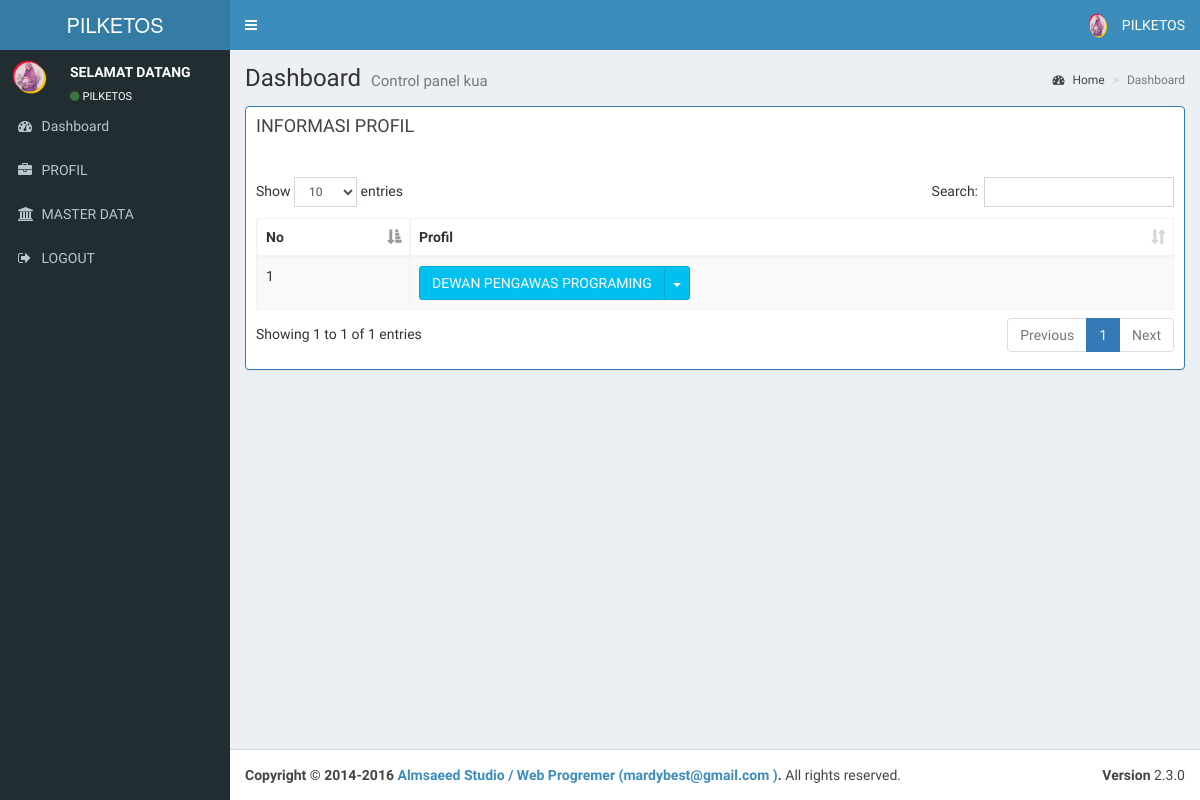
Before: /admin/index.php?aksi=profil (signed in) with the older database file.
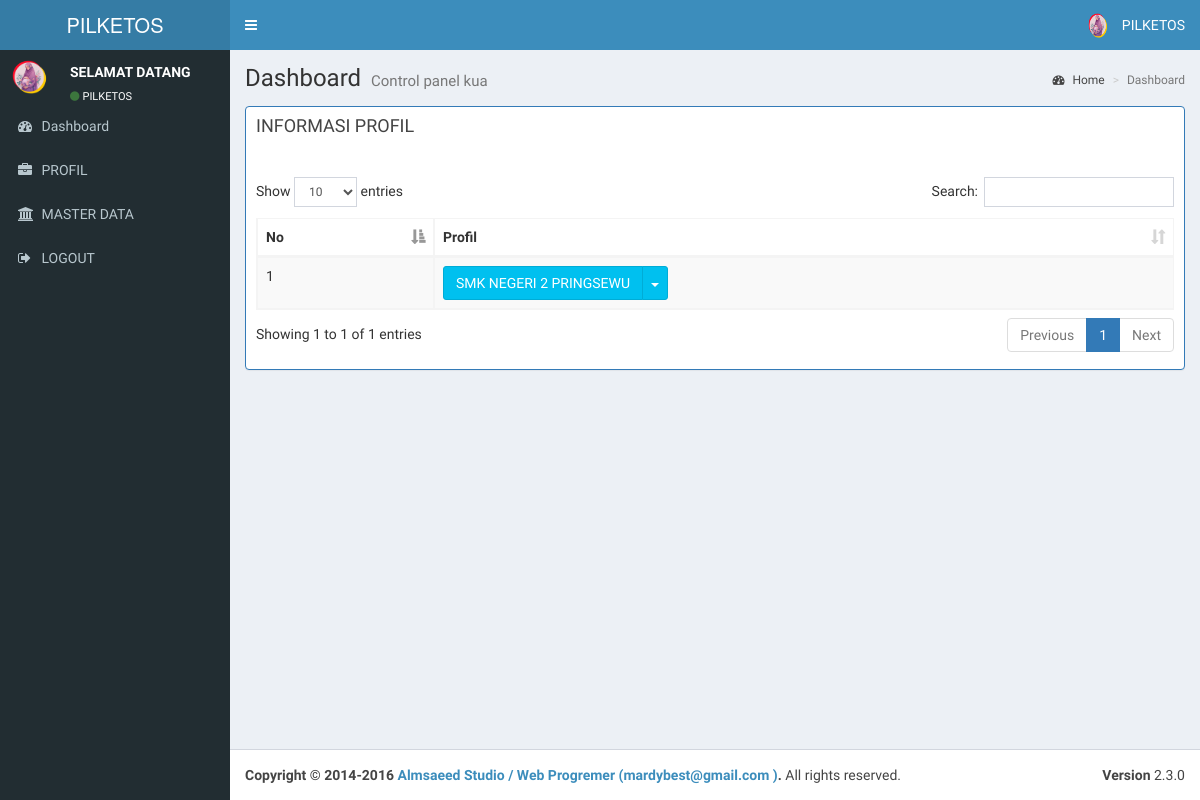
After: the same page with the newer database file.
### tables this page shows
CREATE TABLE `profil` (
  `id_profil` int(20) NOT NULL,
  `nama_app` varchar(100) NOT NULL,
  `tahun` varchar(250) NOT NULL,
  `nama` varchar(250) NOT NULL,
  `alias` varchar(350) NOT NULL,
  `alamat` text NOT NULL,
  `isi` text NOT NULL,
  `gambar` varchar(100) NOT NULL,
  `akabest` varchar(250) NOT NULL
);

### koneksi.php (called while the page is built, shortened)
<?php
$server = "localhost";
$username = "root";
$password = "";
$database = "db_ketuaosis";
$koneksi = mysqli_connect($server,$username,$password) or die("Koneksi gagal");
mysqli_select_db($koneksi,$database) or die("Database tidak bisa dibuka");
$kontak_kami=mysqli_query($koneksi,"SELECT * FROM profil WHERE id_profil ='1'");
$k_k=mysqli_fetch_array($kontak_kami);
?>

### admin/index.php (the view, shortened to what the changed rows need)
  <?php
  include '../koneksi.php';
  ?>
<!DOCTYPE html>
<html>
  <head>
  <link rel="stylesheet" href="../sys/bootstrap/bootstrap/css/bootstrap.min.css">
      <link rel="stylesheet" href="../sys/bootstrap/font/css/font-awesome.min.css">
  <link rel="stylesheet" href="../sys/bootstrap/plugins/datatables/dataTables.bootstrap.css">
    <link rel="stylesheet" href="../sys/bootstrap/plugins/select2/select2.min.css">
    <link rel="stylesheet" href="../sys/bootstrap/dist/css/AdminLTE.min.css">
    <link rel="stylesheet" href="../sys/bootstrap/dist/css/skins/_all-skins.min.css">
  </head>
  <body class="hold-transition skin-blue sidebar-mini">
    <div class="wrapper">
      <header class="main-header">
        <a href="index.aspx" class="logo">
          <span class="logo-lg"><?php echo"$k_k[nama_app]";?></span>
        </a>
        <nav class="navbar navbar-static-top" role="navigation">
          <div class="navbar-custom-menu">
            <ul class="nav navbar-nav">
              <li class="dropdown user user-menu">
                <a href="#" class="dropdown-toggle" data-toggle="dropdown">
                  <img src="../foto/<?php echo"$k_k[gambar]";?>" class="user-image" alt="User Image">
                  <span class="hidden-xs"><?php echo"$k_k[nama_app]";?></span>
                </a>
              </li>
            </ul>
          </div>
        </nav>
      </header>
      <aside class="main-sidebar">
        <section class="sidebar">
          <div class="user-panel">
            <div class="pull-left image">
              <img src="../foto/<?php echo"$k_k[gambar]";?>" class="img-circle" alt="User Image">
            </div>
            <div class="pull-left info">
              <p>SELAMAT DATANG</p>
              <a href="index.php"><i class="fa fa-circle text-success"></i><?php echo"$k_k[nama_app]";?></a>
            </div>
          </div>
        </section>
      </aside>
      <div class="content-wrapper">
        <section class="content-header">
          <h1>
            Dashboard
            <small>Control panel kua</small>
          </h1>
        </section>
        <section class="content">
		 <?php include "tengah.php"?>
		  </div>
      <footer class="main-footer">
        <strong>Copyright &copy; 2014-2016 <a href="#">Almsaeed Studio / Web Progremer (<?php echo"$k_k[akabest]";?> )</a>.</strong>  All rights reserved.
      </footer>
    </div>
  </body>
</html>

### admin/tengah.php (shortened to what the changed rows need)
<?php
if($_GET['aksi']=='home'){
echo"
 <div class='row'>
                   <div class='col-lg-12'>
			<div class='panel panel-default'>
                            <div class='panel-heading'>
                           Sambutan
                            </div>
                            <div class='panel-body'>
				<p>Selamat Datang Di halaman Admin, Silahkan Pilih menu untuk pengaturan data yang di butuhkan guna mendapatkan hasil yang maksimal sesuai keinginan.</p>
                            </div>
			</div>
                   </div>
</div>";
include "grafik.php";
echo"<div class='row'>
                    <div class='col-xs-12'>
              <div class='panel panel-primary'>
			    <div class='box-header'>
				   <h3 class='box-title'>INFORMASI</h3>
                </div>
                <div class='box-header'>
				</div>
     <div class='box-body'>";
     $main=mysqli_query($koneksi,"SELECT * FROM submenu");
     while($r=mysqli_fetch_array($main)){
     echo"<a href='$r[link_sub]' class='btn btn-app'>
                    <span class='badge bg-yellow'>3</span>
                    <i class='fa $r[icon_sub] fa-5x'></i> $r[nama_sub]
                  </a>";
                }
                echo "
            </div>
			</div>
 </div>
			</div>
";
}
elseif($_GET['aksi']=='ikon'){
include "../ikon.php";
}
elseif($_GET['aksi']=='inputsuaratps'){
 include"kecamatan.php";
}
elseif($_GET['aksi']=='inputdata'){
                                    echo"</tbody></table>
                                </div>
                            </div>
                     </div>
       </div>
                                </div>
                            </div>
                        </div>
    ";}
elseif($_GET['aksi']=='profil'){
echo"
	<div class='row'>
	 <div class='col-xs-12'>
              <div class='panel panel-primary'>
			    <div class='box-header'>
				   <h3 class='box-title'>INFORMASI PROFIL</h3>
                </div>
                <div class='box-header'>
				</div>
                             <div class='box-body'>
		<div class='table-responsive'>
	 <table id='example1' class='table table-bordered table-striped'>
	 <thead>
	 <tr>
                                            <th>No</th>
                                            <th>Profil</th>
                                        </tr>
                                    </thead>
				   <tbody> ";
				$no=0;
				$tebaru=mysqli_query($koneksi," SELECT * FROM profil WHERE id_profil ='1'");
while ($t=mysqli_fetch_array($tebaru)){
$no++;
                                    echo"
                                        <tr>
                                            <td>$no</td>
                                            <td><div class='btn-group'>
                      <button type='button' class='btn btn-info'>$t[nama]</button>
                      <button type='button' class='btn btn-info dropdown-toggle' data-toggle='dropdown'>
                        <span class='caret'></span>
                        <span class='sr-only'>Toggle Dropdown</span>
                      </button>
                      <ul class='dropdown-menu' role='menu'>
                        <li><a href='index.php?aksi=editprofil&id_p=$t[id_profil]'>edit</a></li>
						<li><a href='index.php?aksi=viewprofil&id_p=$t[id_profil]' >view</a></li>
                        </ul>
                    </div></td>
                                       </tr>
                                    ";
}
                                echo"</tbody></table>
                            </div>
                        </div>
                    </div>
                </div>
               </div>
	";
}
?>

Changed rows visible on the page:
changed profil "PILKETOS": nama "DEWAN PENGAWAS PROGRAMING" → "SMK NEGERI 2 PRINGSEWU"
